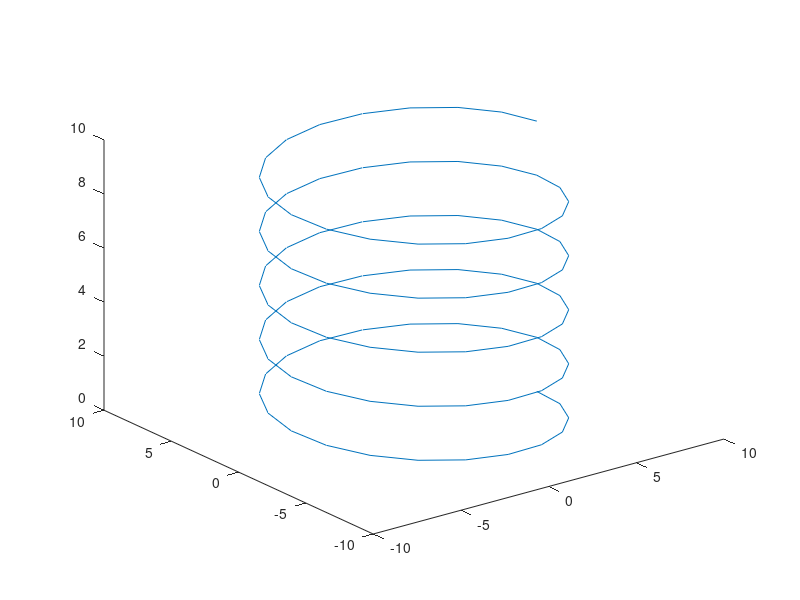

MATLAB code to generate this figure:
t= 0:.1:10;
x = 2*t.^2+t+1;
y = -3*t;
z=0;
plot3(x,y,t)

x = 7*cos(pi*t);
y=-7*sin(pi*t);
plot3(x,y,t)
cos(pi/2)